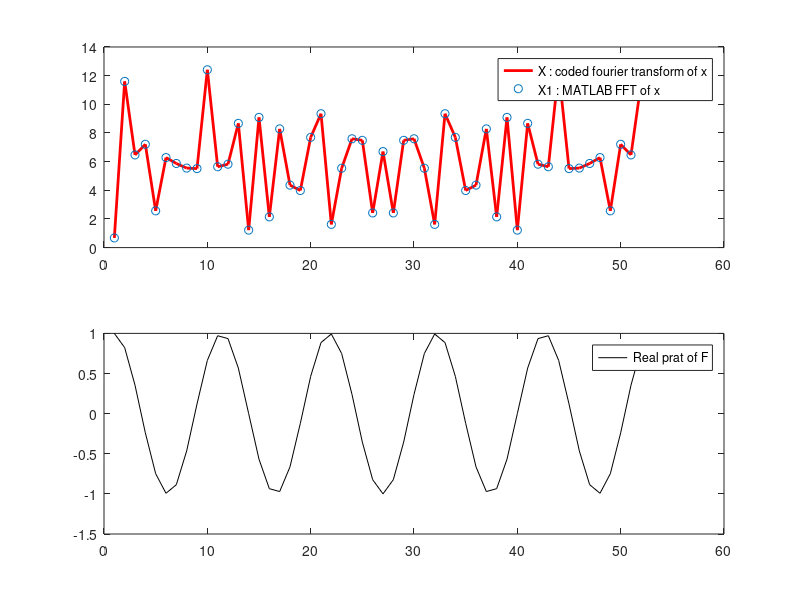

Write MATLAB code to recreate this figure.
%Fourier Transform using matrices

n = 52;
F = zeros(n);

for j=1:n
    for k=1:n
        w = exp(-2*pi*sqrt(-1)/n);
        % starts from n=0
        m = (j-1)*(k-1);
        F(j,k) = w^m;
    end
end

x = randn(n,1);
X = F*x;
X1 = fft(x);

clf
subplot(211)
plot(1:n, abs(X), 'r', 'linew', 2)
hold on
plot(1:n, abs(X1), 'o')
legend('X : coded fourier transform of x', 'X1 : MATLAB FFT of x')

subplot(212)
plot(real(F(:,6)), 'k')
legend('Real prat of F')

